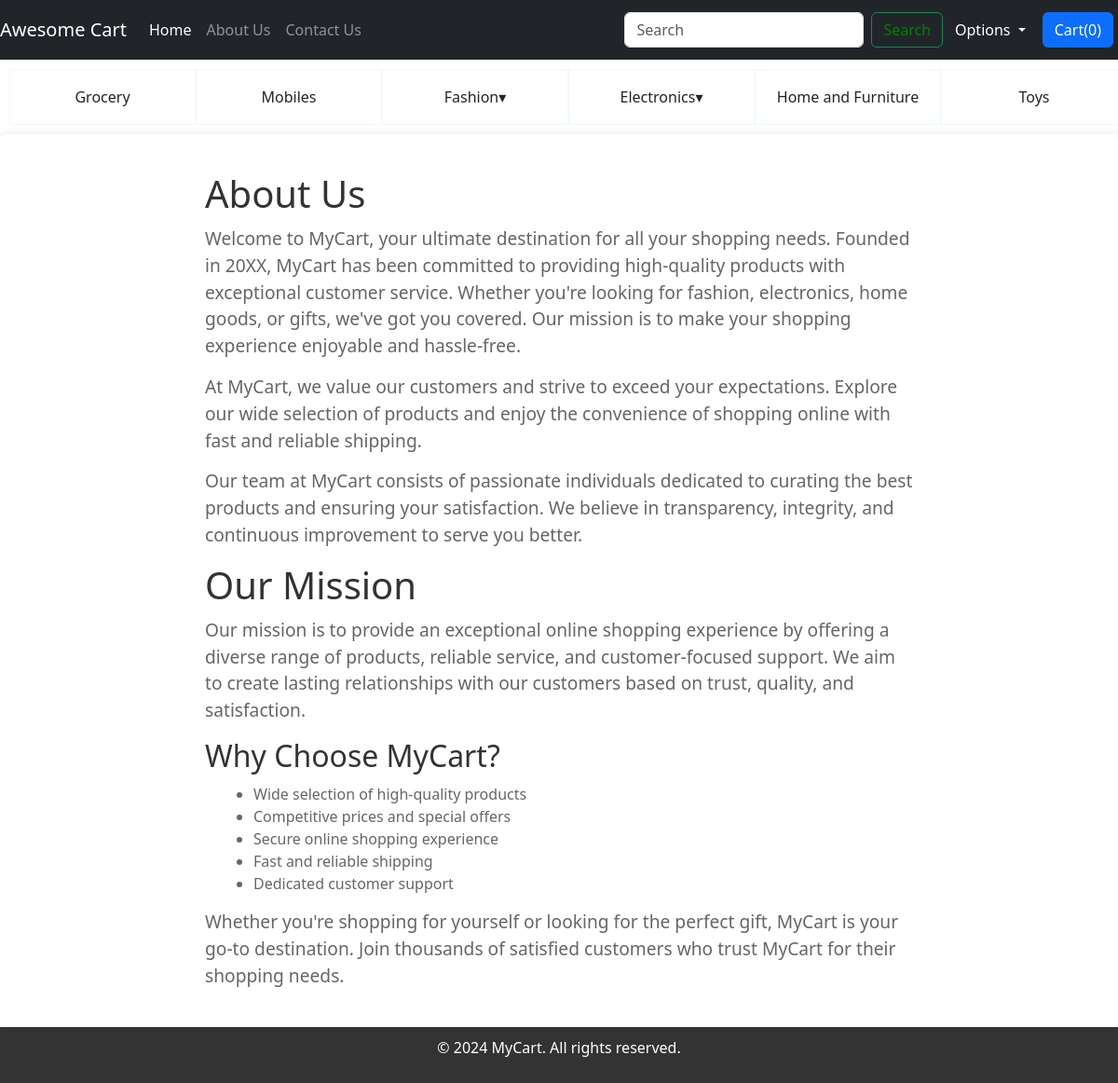
/shop/about/, run on the app's committed database.
### shop/models.py (models this page shows, shortened)
class Category(models.Model):
    def product_directory_path(instance, filename):
        return f'shop/images/{instance.category_name}/{filename}'
    category_id = models.AutoField(primary_key=True)
    category_name = models.CharField(max_length=30)
    category_image = models.ImageField(upload_to=product_directory_path, null=True)
    created_by = models.ForeignKey(settings.AUTH_USER_MODEL, on_delete=models.CASCADE, related_name='category_created_by', editable=False, null=True, blank=True)
    created = models.DateTimeField(auto_now_add=True)
    modified = models.DateTimeField(auto_now=True)
    modified_by = models.ForeignKey(settings.AUTH_USER_MODEL, on_delete=models.CASCADE, related_name='category_modified_by', editable=False, null=True, blank=True)
    level = models.PositiveIntegerField(default=0, editable=False)
    parent_category = models.ForeignKey("self", on_delete=models.CASCADE, null=True)

### shop/views.py (the view)
# urls.py: path('about/', views.about, name='AboutUs'),
def about(request):
    return render(request, 'shop/about.html')

### shop/context_processors.py (called while the page is built)
def session_data(request):
    email = request.session.get('email')
    user_registration = None
    if email:
        user_registration = UserRegistration.objects.filter(email=email).first()
    return {
        'email': email,
        'user_registration': user_registration,
    }

def categories_processor(request):
    root_categories = Category.objects.filter(parent_category__isnull=True)
    level1_category_items = Category.objects.filter(level=1)
    level2_category_items = Category.objects.filter(level=2)
    level1_category = {}
    level2_category = {}
    for category in root_categories:
        level1_category[category] = Category.objects.filter(parent_category=category)
    for category in level1_category_items:
        level2_category[category] = Category.objects.filter(parent_category=category)
    return {
        'root_categories': root_categories,
        'level1_category': level1_category,
        'level2_category': level2_category
    }

### shop/templatetags/custom_filters.py (called while the page is built)
@register.filter(name='get_item')
def get_item(dictionary, key):
    return dictionary.get(key)

@register.filter
def get_cart_item_count(user_registration):
    if user_registration:
        return CartItem.objects.filter(cart_id__is_paid=False, cart_id__user_id=user_registration).count()
    return 0

### shop/templates/shop/about.html (shortened to what this page needs)
{% extends 'shop/basic.html' %}
{% load static %}
{% block css %}
<link rel="stylesheet" href="{% static 'css/about.css' %}">
{% endblock  %}
{% block body %}
<section class="about">
  <div class="container">
      <h1>About Us</h1>
      <p>Welcome to MyCart, your ultimate destination for all your shopping needs. Founded in 20XX, MyCart has been committed to providing high-quality products with exceptional customer service. Whether you're looking for fashion, electronics, home goods, or gifts, we've got you covered. Our mission is to make your shopping experience enjoyable and hassle-free.</p>
      <p>At MyCart, we value our customers and strive to exceed your expectations. Explore our wide selection of products and enjoy the convenience of shopping online with fast and reliable shipping.</p>
      <p>Our team at MyCart consists of passionate individuals dedicated to curating the best products and ensuring your satisfaction. We believe in transparency, integrity, and continuous improvement to serve you better.</p>
      <h1>Our Mission</h1>
      <p>Our mission is to provide an exceptional online shopping experience by offering a diverse range of products, reliable service, and customer-focused support. We aim to create lasting relationships with our customers based on trust, quality, and satisfaction.</p>
      <h2>Why Choose MyCart?</h2>
      <ul>
          <li>Wide selection of high-quality products</li>
          <li>Competitive prices and special offers</li>
          <li>Secure online shopping experience</li>
          <li>Fast and reliable shipping</li>
          <li>Dedicated customer support</li>
      </ul>
      <p>Whether you're shopping for yourself or looking for the perfect gift, MyCart is your go-to destination. Join thousands of satisfied customers who trust MyCart for their shopping needs.</p>
  </div>
</section>
<footer>
  <p>&copy; 2024 MyCart. All rights reserved.</p>
</footer>
{% endblock %}

### shop/templates/shop/basic.html (shortened to what this page needs)
<!DOCTYPE html>
<html lang="en">
{% load static %}
<head>
    <link rel="stylesheet" href="https://stackpath.bootstrapcdn.com/bootstrap/4.2.1/css/bootstrap.min.css"
>
    <link href="https://cdn.jsdelivr.net/npm/bootstrap@5.3.3/dist/css/bootstrap.min.css" rel="stylesheet">
    <link rel="stylesheet" href="{% static 'css/basic.css' %}">
    {% block css %}{% endblock %}
</head>
{% load custom_filters %}
<body>
    <nav class="navbar navbar-expand-lg navbar-dark bg-dark">
        <a class="navbar-brand" href="/shop/index">Awesome Cart</a>
        <div class="collapse navbar-collapse" id="navbarSupportedContent">
            <ul class="navbar-nav mr-auto">
                <li class="nav-item active">
                    <a class="nav-link" href="/shop/index">Home <span class="sr-only">(current)</span></a>
                </li>
                <li class="nav-item">
                    <a class="nav-link" href="/shop/about">About Us</a>
                </li>
                <li class="nav-item">
                    <a class="nav-link" href="/shop/contact">Contact Us</a>
                </li>
            </ul>
            <form method="get" class="form-inline my-2 my-lg-0">
                <input class="form-control mr-sm-2" type="search" placeholder="Search" aria-label="Search" name="search" id="search">
                <button id="searchBtn" class="btn btn-outline-success my-2 my-sm-0" type="submit"><a id="searchAnchorTag">Search</a></button>
            </form>
            <ul class="navbar-nav">
                <li class="nav-item dropdown">
                <button class="btn btn-dark dropdown-toggle" data-bs-toggle="dropdown" aria-expanded="false">
                    Options
                </button>
                </li>
            </ul>
            <a href="/shop/cart" class="btn btn-primary" style="margin: 5px;">Cart(<span id="cart">{{user_registration|get_cart_item_count }}</span>)</a>
        </div>
    </nav>
    <div class="row">
        <ul class="mainUl">
            {% for root_category in root_categories %}
            <li class="col col-basic">
                {% if level1_category|get_item:root_category %}
                <div class="dropdown">
                    <a class="dropbtn">{{ root_category.category_name }}&#x25BE;</a>
                </div>
                {% else %}
                {{ root_category.category_name }}
                {% endif %}
            </li>
            {% endfor %}
        </ul>
    </div>
    {% block body %} {% endblock %}
</body>
</html>

### shop/static/css/basic.css (style rules this page uses)
* { margin: 0; padding: 0; box-sizing: border-box; }
.mainUl { display: flex; flex-direction: row; flex-wrap: wrap; margin: 10px; list-style-type: none; }
.col-basic { display: flex; flex-direction: row; flex-wrap: wrap; border: 1px solid aliceblue; justify-content: center; align-items: center; min-height: 60px; }
.dropdown { position: relative; display: block; }
.dropbtn { font-size: 16px; border: none; cursor: pointer; }
#searchAnchorTag { text-decoration: none; color: green; }

### shop/static/css/about.css (style rules this page uses)
.container { max-width: 800px; margin: 20px auto; padding: 0 20px; }
.about { background-color: #fff; padding: 20px; border-radius: 5px; box-shadow: 0 0 10px rgba(0,0,0,0.1); }
footer { text-align: center; padding: 10px 0; background-color: #333; color: #fff; bottom: 0; width: 100%; }
.about h1, .about h2 { color: #333; margin-bottom: 10px; }
.about p { color: #666; margin-bottom: 15px; font-size: 1.2rem; }
.about ul { margin-bottom: 15px; }
.about ul li { list-style-type: disc; color: #666; margin-left: 20px; }
.about ul li:last-child { margin-bottom: 0; }

### data on the page
Category: category_name "Grocery"
Category: category_name "Mobiles"
Category: category_name "Fashion"
Category: category_name "Electronics"
Category: category_name "Home and Furniture"
Category: category_name "Toys"

### other printed values
{{ user_registration|get_cart_item_count }} "0"
